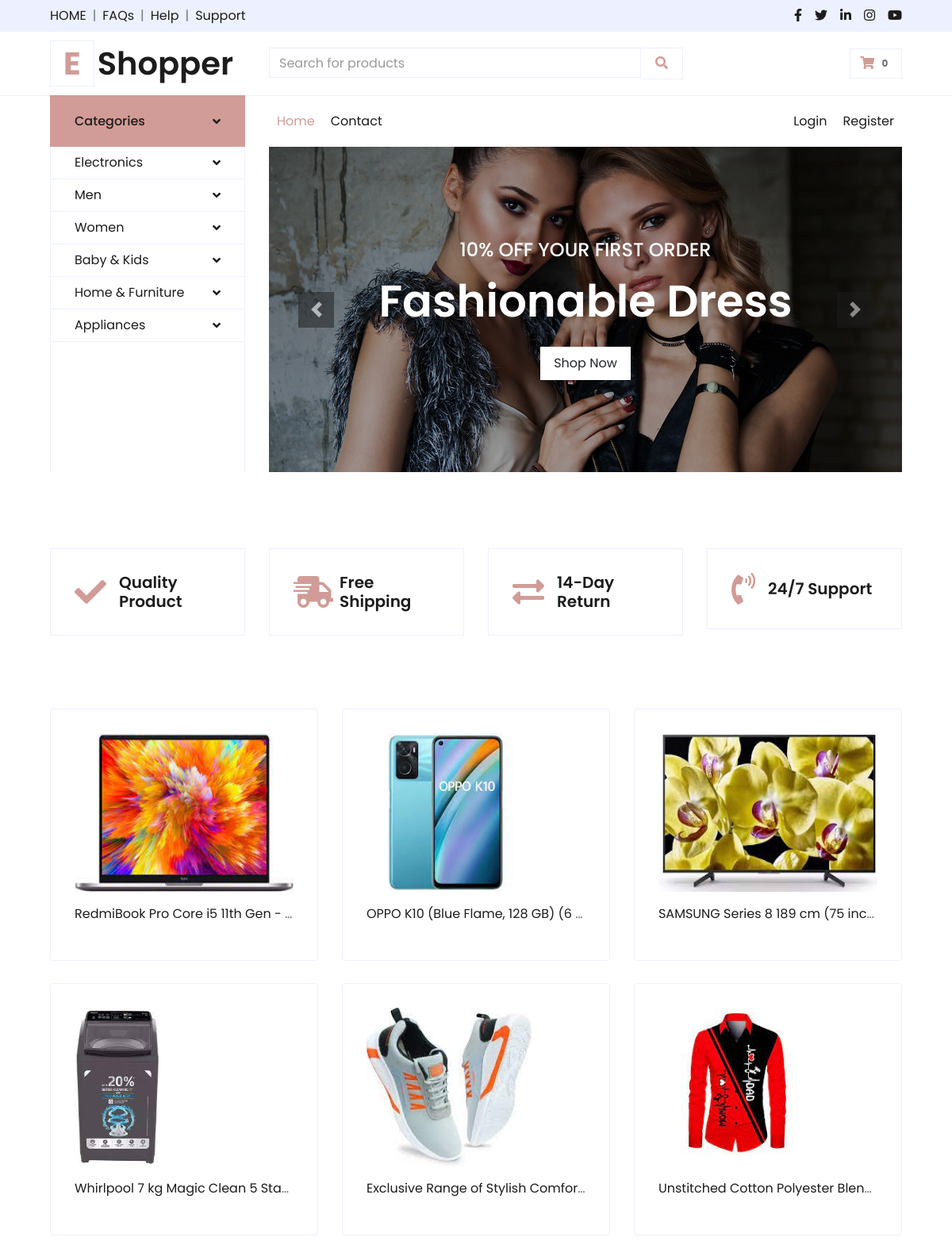
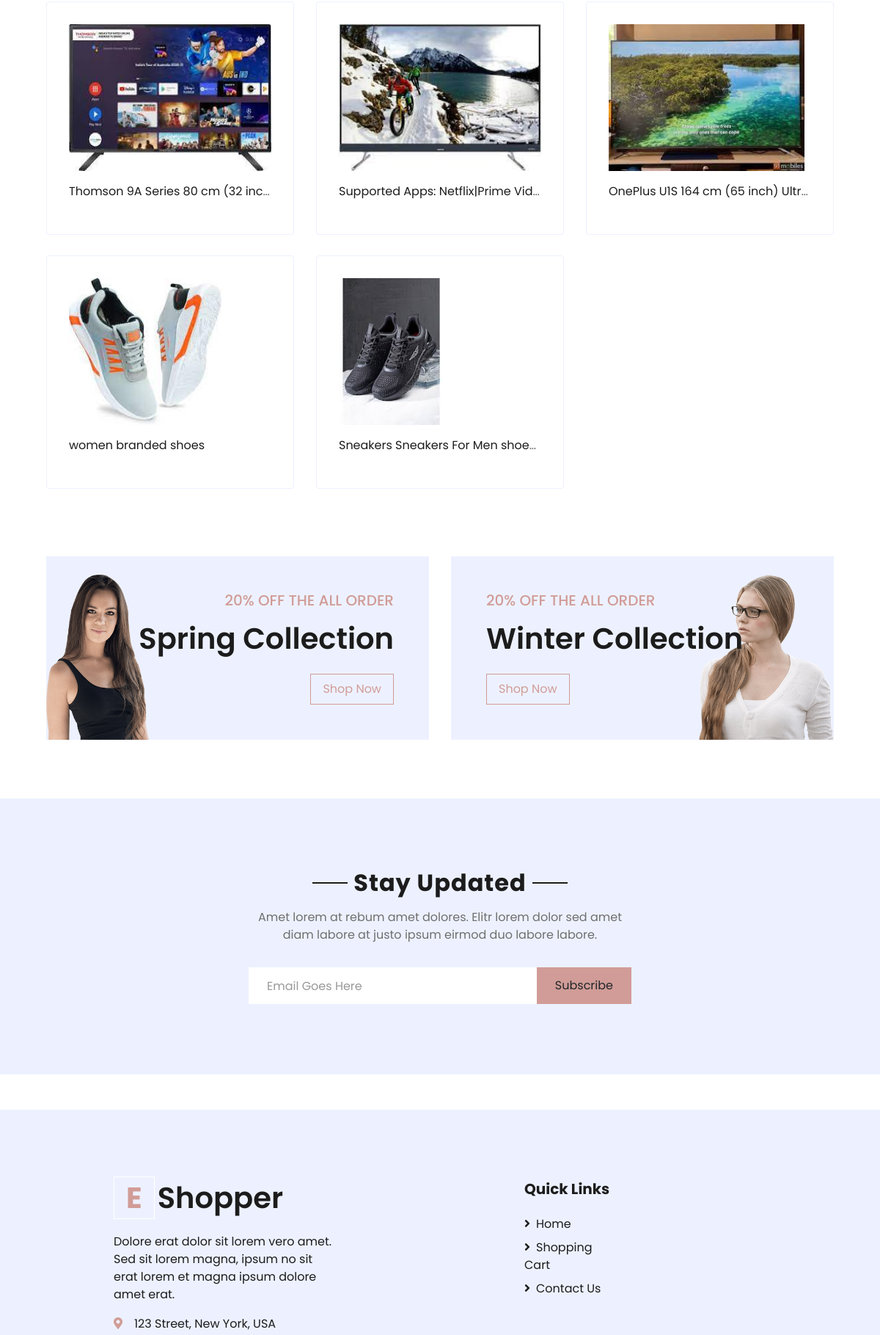
The page / (upper part) on the database its author committed (2 pictures, top to bottom).
### myapp/models.py (models this page shows, shortened)
class Category(models.Model):
    category_name = models.CharField(max_length=255)
    description = models.TextField()
    create_date = models.DateTimeField(auto_now_add=True)
    update_date = models.DateTimeField(auto_now=True)

class Product(models.Model):
    category = models.ForeignKey(Category, on_delete=models.CASCADE,related_name='prd_cat')
    sub_category = models.ForeignKey(SubCategory, on_delete=models.CASCADE,related_name='prd_subcat')
    name = models.CharField(max_length=255)
    description = models.TextField()
    price = models.PositiveIntegerField()
    product_sku = models.CharField(max_length=100,unique=True)
    brand = models.CharField(max_length=255)
    title = models.CharField(max_length=255)
    total_stock_unit = models.PositiveIntegerField(default=0)
    sold_stock_unit = models.PositiveIntegerField(default=0)
    available_on = models.DateTimeField(auto_now_add=True,editable=True)
    update_date = models.DateTimeField(auto_now=True)

class Media(models.Model):
    product = models.ForeignKey(Product, on_delete=models.CASCADE,related_name='media_prd')
    image = models.ImageField(upload_to='images/')
    description = models.TextField()

### myapp/views.py (the view)
# urls.py: path('',views.HomeView.as_view(),name='home'),
class HomeView(View):
    def get(self,request):
        categories = Category.objects.all()
        product_data = Product.objects.all()
        if request.user.is_authenticated:
            cart = Cart.objects.filter(user=request.user).first()
            cartitem = CartItem.objects.filter(cart=cart,payed='False')
            if not cart:
                Cart.objects.create(user=request.user)
            context = {
                    'categories' : categories,
                    'product_data' : product_data,
                    'cartitem' : cartitem,
            }
            return render(request, "myapp/home_detail.html",context)
        else:
            context = {
                    'categories' : categories,
                    'product_data' : product_data,
            }
            return render(request, "myapp/home_detail.html",context)

### myapp/templates/myapp/home_detail.html (shortened to what this page needs)
{% extends 'myapp/base.html' %}
{% load static %}
{% block body %}
<div class="container-fluid pt-5">
    <div class="row px-xl-5 pb-3">
        <div class="col-lg-3 col-md-6 col-sm-12 pb-1">
            <div class="d-flex align-items-center border mb-4" style="padding: 30px;">
                <h1 class="fa fa-check text-primary m-0 mr-3"></h1>
                <h5 class="font-weight-semi-bold m-0">Quality Product</h5>
            </div>
        </div>
        <div class="col-lg-3 col-md-6 col-sm-12 pb-1">
            <div class="d-flex align-items-center border mb-4" style="padding: 30px;">
                <h1 class="fa fa-shipping-fast text-primary m-0 mr-2"></h1>
                <h5 class="font-weight-semi-bold m-0">Free Shipping</h5>
            </div>
        </div>
        <div class="col-lg-3 col-md-6 col-sm-12 pb-1">
            <div class="d-flex align-items-center border mb-4" style="padding: 30px;">
                <h1 class="fas fa-exchange-alt text-primary m-0 mr-3"></h1>
                <h5 class="font-weight-semi-bold m-0">14-Day Return</h5>
            </div>
        </div>
        <div class="col-lg-3 col-md-6 col-sm-12 pb-1">
            <div class="d-flex align-items-center border mb-4" style="padding: 30px;">
                <h1 class="fa fa-phone-volume text-primary m-0 mr-3"></h1>
                <h5 class="font-weight-semi-bold m-0">24/7 Support</h5>
            </div>
        </div>
    </div>
</div>
<div class="container-fluid pt-5">
    <div class="row px-xl-5 pb-3">
        {% for data in product_data %}
        <div class="col-lg-4 col-md-6 pb-1 cat-item " >
            <div class=" d-flex flex-column border  rounded mb-4" style="padding: 30px;">
                <a href="{% url 'shop' data.sub_category.id %}" class="cat-img overflow-hidden mb-3">
                    <img class="img-fluid" style="height: 200px;"
                        src="../../../media/{{data.media_prd.first.image.name}}" alt="load">
                </a>
                <p style="text-overflow: ellipsis; white-space: nowrap; overflow : hidden; "><a
                        href="{% url 'shop' data.sub_category.id %}" title="{{data.title}}"
                        class=" text-decoration-none  text-dark font-weight-semi m-0">{{data.title}} </a></p>
            </div>
        </div>
        {% endfor %}
    </div>
</div>
<div class="container-fluid offer pt-5">
    <div class="row px-xl-5">
        <div class="col-md-6 pb-4">
            <div class="position-relative bg-secondary text-center text-md-right text-white mb-2 py-5 px-5">
                <img src="img/offer-1.png" alt="">
                <div class="position-relative" style="z-index: 1;">
                    <h5 class="text-uppercase text-primary mb-3">20% off the all order</h5>
                    <h1 class="mb-4 font-weight-semi-bold">Spring Collection</h1>
                    <a href="" class="btn btn-outline-primary py-md-2 px-md-3">Shop Now</a>
                </div>
            </div>
        </div>
        <div class="col-md-6 pb-4">
            <div class="position-relative bg-secondary text-center text-md-left text-white mb-2 py-5 px-5">
                <img src="img/offer-2.png" alt="">
                <div class="position-relative" style="z-index: 1;">
                    <h5 class="text-uppercase text-primary mb-3">20% off the all order</h5>
                    <h1 class="mb-4 font-weight-semi-bold">Winter Collection</h1>
                    <a href="" class="btn btn-outline-primary py-md-2 px-md-3">Shop Now</a>
                </div>
            </div>
        </div>
    </div>
</div>
<div class="container-fluid bg-secondary my-5">
    <div class="row justify-content-md-center py-5 px-xl-5">
        <div class="col-md-6 col-12 py-5">
            <div class="text-center mb-2 pb-2">
                <h2 class="section-title px-5 mb-3"><span class="bg-secondary px-2">Stay Updated</span></h2>
                <p>Amet lorem at rebum amet dolores. Elitr lorem dolor sed amet diam labore at justo ipsum eirmod duo
                    labore labore.</p>
            </div>
            <form action="">
                <div class="input-group">
                    <input type="text" class="form-control border-white p-4" placeholder="Email Goes Here">
                    <div class="input-group-append">
                        <button class="btn btn-primary px-4">Subscribe</button>
                    </div>
                </div>
            </form>
        </div>
    </div>
</div>
{% endblock body %}

### myapp/templates/myapp/base.html (shortened to what this page needs)
{% load static %}
<!DOCTYPE html>
<html lang="en">
<head>
    <link href="https://cdnjs.cloudflare.com/ajax/libs/font-awesome/5.10.0/css/all.min.css" rel="stylesheet">
    <link href="lib/owlcarousel/assets/owl.carousel.min.css" rel="stylesheet">
    <link href="{% static 'website/css/style.css' %}" rel="stylesheet">
</head>
<body>
    <div class="container-fluid">
        <div class="row bg-secondary py-2 px-xl-5">
            <div class="col-lg-6 d-none d-lg-block">
                <div class="d-inline-flex align-items-center">
                    <a class="text-dark" href="/">HOME</a>
                    <span class="text-muted px-2">|</span>
                    <a class="text-dark" href="">FAQs</a>
                    <span class="text-muted px-2">|</span>
                    <a class="text-dark" href="">Help</a>
                    <span class="text-muted px-2">|</span>
                    <a class="text-dark" href="">Support</a>
                </div>
            </div>
            <div class="col-lg-6 text-center text-lg-right">
                <div class="d-inline-flex align-items-center">
                    <a class="text-dark px-2" href="">
                        <i class="fab fa-facebook-f"></i>
                    </a>
                    <a class="text-dark px-2" href="">
                        <i class="fab fa-twitter"></i>
                    </a>
                    <a class="text-dark px-2" href="">
                        <i class="fab fa-linkedin-in"></i>
                    </a>
                    <a class="text-dark px-2" href="">
                        <i class="fab fa-instagram"></i>
                    </a>
                    <a class="text-dark pl-2" href="">
                        <i class="fab fa-youtube"></i>
                    </a>
                </div>
            </div>
        </div>
        <div class="row align-items-center py-3 px-xl-5">
            <div class="col-lg-3 d-none d-lg-block">
                <a href="/" class="text-decoration-none">
                    <h1 class="m-0 display-5 font-weight-semi-bold"><span class="text-primary font-weight-bold border px-3 mr-1">E</span>Shopper</h1>
                </a>
            </div>
            <div class="col-lg-6 col-6 text-left">
                <form action="/search/" method="get">
                    <div class="input-group">
                        <input type="text" name="search" class="form-control" placeholder="Search for products">
                        <div class="input-group-append">
                            <span class="input-group-text bg-transparent text-primary">
                                <button class=" bg-transparent text-primary border-0 "><i class="fa fa-search"></i>
                            </span>
                        </div>
                    </div>
                </form>
            </div>
            <div class="col-lg-3 col-6 text-right">
                <a href="{% url 'cart' %}" title="Cart" class="btn border">
                    <i class="fas fa-shopping-cart text-primary"></i>
                    <span class="badge">{{cartitem|length}}</span>
                </a>
            </div>
        </div>
    </div>
    <div class="container-fluid mb-5">
        <div class="row border-top px-xl-5">
            <div class="col-lg-3 d-none d-lg-block">
                <a class="btn shadow-none d-flex align-items-center justify-content-between bg-primary text-white w-100" data-toggle="collapse" href="#navbar-vertical" style="height: 65px; margin-top: -1px; padding: 0 30px;">
                    <h6 class="m-0">Categories</h6>
                    <i class="fa fa-angle-down text-dark"></i>
                </a>
                <nav class="collapse show navbar navbar-vertical navbar-light align-items-start p-0 border border-top-0 border-bottom-0" id="navbar-vertical">
                    <div class="navbar-nav w-100 overflow-hidden" style="height: 410px">
                        {% for cat in categories %}
                        <div class="nav-item dropdown">
                            <a href="#" class="nav-link" data-toggle="dropdown">{{cat.category_name}} <i class="fa fa-angle-down float-right mt-1"></i></a>
                        </div>
                        {% endfor %}
                    </div>
                </nav>
            </div>
            <div class="col-lg-9">
                <nav class="navbar navbar-expand-lg bg-light navbar-light py-3 py-lg-0 px-0">
                    <div class="collapse navbar-collapse justify-content-between" id="navbarCollapse">
                        <div class="navbar-nav mr-auto py-0">
                            <a href="/" class="nav-item nav-link active">Home</a>
                            <a href="{% url 'contact' %}" class="nav-item nav-link">Contact</a>
                        </div>
                        <div class="navbar-nav ml-auto py-0">
                            {% if  not request.user.is_authenticated %}
                            <a href="{% url 'login' %}" class="nav-item nav-link">Login</a>
                            <a href="{% url 'register' %}" class="nav-item nav-link">Register</a>
                            {% endif %}
                        </div>
                    </div>
                </nav>
                <div id="header-carousel" class="carousel slide" data-ride="carousel">
                    <div class="carousel-inner">
                        <div class="carousel-item active" style="height: 410px;">
                            <img class="img-fluid" src="../../static/website/img/carousel-1.jpg" alt="Image">
                            <div class="carousel-caption d-flex flex-column align-items-center justify-content-center">
                                <div class="p-3" style="max-width: 700px;">
                                    <h4 class="text-light text-uppercase font-weight-medium mb-3">10% Off Your First Order</h4>
                                    <h3 class="display-4 text-white font-weight-semi-bold mb-4">Fashionable Dress</h3>
                                    <a href="" class="btn btn-light py-2 px-3">Shop Now</a>
                                </div>
                            </div>
                        </div>
                    </div>
                    <a class="carousel-control-prev" href="#header-carousel" data-slide="prev">
                        <div class="btn btn-dark" style="width: 45px; height: 45px;">
                            <span class="carousel-control-prev-icon mb-n2"></span>
                        </div>
                    </a>
                    <a class="carousel-control-next" href="#header-carousel" data-slide="next">
                        <div class="btn btn-dark" style="width: 45px; height: 45px;">
                            <span class="carousel-control-next-icon mb-n2"></span>
                        </div>
                    </a>
                </div>
            </div>
        </div>
    </div>
    {% block body %}
    {% endblock body %}
    <div class="container-fluid bg-secondary text-dark mt-5 pt-5">
        <div class="row px-xl-5 pt-5 d-flex justify-content-around ">
            <div class="col-lg-4 col-md-12 mb-5 pr-3 pr-xl-5">
                <a href="/" class="text-decoration-none">
                    <h1 class="mb-4 display-5 font-weight-semi-bold"><span
                            class="text-primary font-weight-bold border border-white px-3 mr-1">E</span>Shopper</h1>
                </a>
                <p>Dolore erat dolor sit lorem vero amet. Sed sit lorem magna, ipsum no sit erat lorem et magna ipsum
                    dolore amet erat.</p>
                <p class="mb-2"><i class="fa fa-map-marker-alt text-primary mr-3"></i>123 Street, New York, USA</p>
            </div>
            <div class="col-lg-4 col-md-12 ">
                <div class="row">
                    <div class="col-md-5 mb-5 ml-2" >
                        <h5 class="font-weight-bold text-dark mb-4">Quick Links</h5>
                        <div class="d-flex flex-column justify-content-start">
                            <a class="text-dark mb-2" href="/"><i class="fa fa-angle-right mr-2"></i>Home</a>
                            <a class="text-dark mb-2" href="cart"><i class="fa fa-angle-right mr-2"></i>Shopping
                                Cart</a>
                            <a class="text-dark" href="contact"><i class="fa fa-angle-right mr-2"></i>Contact
                                Us</a>
                        </div>
                    </div>
                </div>
            </div>
        </div>
    </div>
</body>
</html>

### rows shown on the page
Category: category_name "Electronics"
Category: category_name "Men"
Category: category_name "Women"
Category: category_name "Baby & Kids"
Category: category_name "Home & Furniture"
Category: category_name "Appliances"
Product: media_prd.first.image.name (picture), title "RedmiBook Pro Core i5 11th Gen -…"
Product: media_prd.first.image.name (picture), title "OPPO K10 (Blue Flame, 128 GB) (6…"
Product: media_prd.first.image.name (picture), title "SAMSUNG Series 8 189 cm (75 inc…"
Product: media_prd.first.image.name (picture), title "Whirlpool 7 kg Magic Clean 5 Sta…"
Product: media_prd.first.image.name (picture), title "Exclusive Range of Stylish Comfor…"
Product: media_prd.first.image.name (picture), title "Unstitched Cotton Polyester Blen…"
Product: media_prd.first.image.name (picture), title "Thomson 9A Series 80 cm (32 inc…"
Product: media_prd.first.image.name (picture), title "Supported Apps: Netflix|Prime Vid…"
Product: media_prd.first.image.name (picture), title "OnePlus U1S 164 cm (65 inch) Ultr…"
Product: media_prd.first.image.name (picture), title "women branded shoes"
Product: media_prd.first.image.name (picture), title "Sneakers Sneakers For Men shoe…"

### other values the page prints
{{ cartitem|length }} "0"
